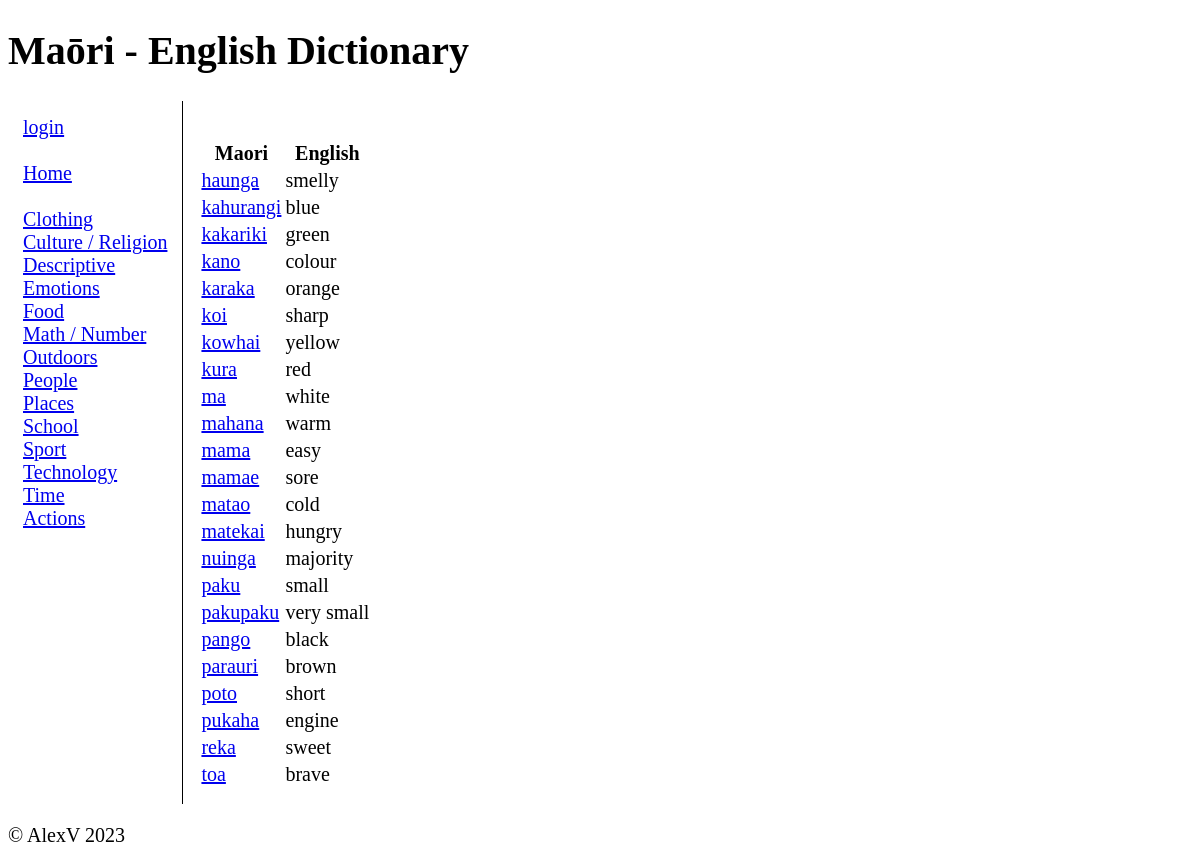
/cat/4, run on the app's committed database.
### tables this page shows
CREATE TABLE "categories" (
	"id"	INTEGER,
	"category_name"	TEXT NOT NULL,
	PRIMARY KEY("id" AUTOINCREMENT)
);

CREATE TABLE "maori_dictionary" (
	"id"	INTEGER,
	"maori"	TEXT NOT NULL,
	"english"	INTEGER NOT NULL,
	"category_id"	INTEGER NOT NULL,
	"definition"	TEXT,
	"level"	INTEGER NOT NULL,
	"image"	TEXT,
	"last_edited"	TEXT NOT NULL,
	"edited_by"	INTEGER NOT NULL,
	PRIMARY KEY("id" AUTOINCREMENT),
	FOREIGN KEY("category_id") REFERENCES "categories"("id")
);

### app.py (the view)
@app.route("/cat/<category_id>")
def render_category(category_id):
    user = get_user()
    categories, terms = db_interact([["SELECT * FROM categories", False, "fetchall"], [
                                                   "SELECT * FROM maori_dictionary WHERE category_id=?", (category_id, )
                                                   , "fetchall"]])
    error = request.args.get("error")
    return render_template("home.html", categories=categories, terms=terms, user=user, error=error)

### app.py (called while the page is built)
def create_connection(sql):
    try:
        return sqlite3.connect(sql)
    except sqlite3.Error:
        print(sqlite3.Error)
    return (None)

def db_interact(data_requests):
    db = create_connection(DB)
    cur = db.cursor()
    results = []
    for data_request in data_requests:
        if data_request[1]:
            temp = cur.execute(data_request[0], data_request[1])
        else:
            temp = cur.execute(data_request[0])
        print(data_request)
        if data_request[2] == "fetchone":
            results.append(temp.fetchone())
        elif data_request[2] == "fetchall":
            results.append(temp.fetchall())
        elif data_request[2] == "commit":
            db.commit()
    db.close()
    return results

def get_user():
    if ("username" in session):
        display_name = session["username"]
        permission = session["permission"]
        if display_name is None:
            return False
        return [display_name, permission]
    return False

### templates/home.html (shortened to what this page needs)
{% extends 'base.html' %}
{% block heading %}Maōri - English Dictionary{% endblock %}
{% block main %}
<br>
<table>
    <thead>
        <tr>
            <th>Maori</th>
            <th>English</th>
        </tr>
    </thead>
    <tbody>
        {%for term in terms%}
        <tr>
        <td><a href="/term/{{term[0]}}"> {{term[1]}} </a></td>
        <td>{{term[2]}} </td>
        {%endfor%}
    </tbody>
</table>
{% endblock %}

### templates/base.html (shortened to what this page needs)
<!doctype html>
<html lang="en">
<head>
	<link href="/static/style.css" rel="stylesheet">
</head>
<body>
	<header>
		<h1>{% block heading %}{% endblock %}</h1>
	</header>
	<div class="container">
		<nav>
			{%if user%}
			 {{user[0]}}<br>
			<a href="/login">logout</a><br>
			{%else%}
			<a href="/login">login</a><br>
			{%endif%}<br>
            <a href="\">Home</a><br><br>
			{%for category in categories%}
			<a href="/cat/{{category[0]}}">{{category[1]}}</a>{%if user[1]%} - <a href="/edit/update/cat/{{category[0]}}">edit</a> <a href="/edit/delete/cat/{{category[0]}}">delete</a> {%endif%}
			<br>
			{%endfor%}
		</nav>
		<main>
            {% block main%}
			{% endblock main %}
        </main>
	</div>
	<footer>
		<p>
			&copy; AlexV 2023
		</p>
	</footer>
</body>
</html>

### static/style.css (style rules this page uses)
@media screen and (min-width:700px) { .container { display:flex; } }
.container>* { padding:15px; }
*:not(h1) { font-size: 20px; }
nav { border-right: 1px solid black; }

### data on the page
categories: category_name "Clothing"
categories: category_name "Culture / Religion"
categories: category_name "Descriptive"
categories: category_name "Emotions"
categories: category_name "Food"
categories: category_name "Math / Number"
categories: category_name "Outdoors"
categories: category_name "People"
categories: category_name "Places"
categories: category_name "School"
categories: category_name "Sport"
categories: category_name "Technology"
categories: category_name "Time"
categories: category_name "Actions"
maori_dictionary: maori "haunga", english "smelly"
maori_dictionary: maori "kahurangi", english "blue"
maori_dictionary: maori "kakariki", english "green"
maori_dictionary: maori "kano", english "colour"
maori_dictionary: maori "karaka", english "orange"
maori_dictionary: maori "koi", english "sharp"
maori_dictionary: maori "kowhai", english "yellow"
maori_dictionary: maori "kura", english "red"
maori_dictionary: maori "ma", english "white"
maori_dictionary: maori "mahana", english "warm"
maori_dictionary: maori "mama", english "easy"
maori_dictionary: maori "mamae", english "sore"
maori_dictionary: maori "matao", english "cold"
maori_dictionary: maori "matekai", english "hungry"
maori_dictionary: maori "nuinga", english "majority"
maori_dictionary: maori "paku", english "small"
maori_dictionary: maori "pakupaku", english "very small"
maori_dictionary: maori "pango", english "black"
maori_dictionary: maori "parauri", english "brown"
maori_dictionary: maori "poto", english "short"
maori_dictionary: maori "pukaha", english "engine"
maori_dictionary: maori "reka", english "sweet"
maori_dictionary: maori "toa", english "brave"
